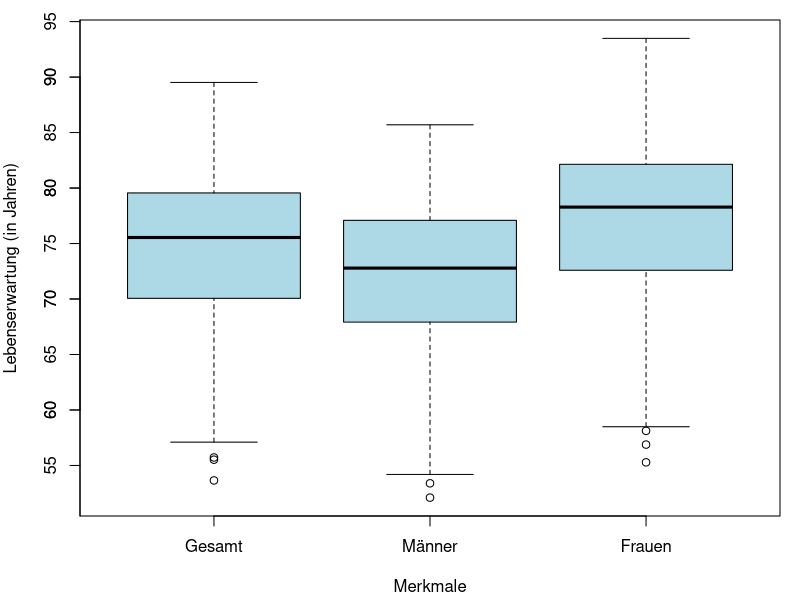
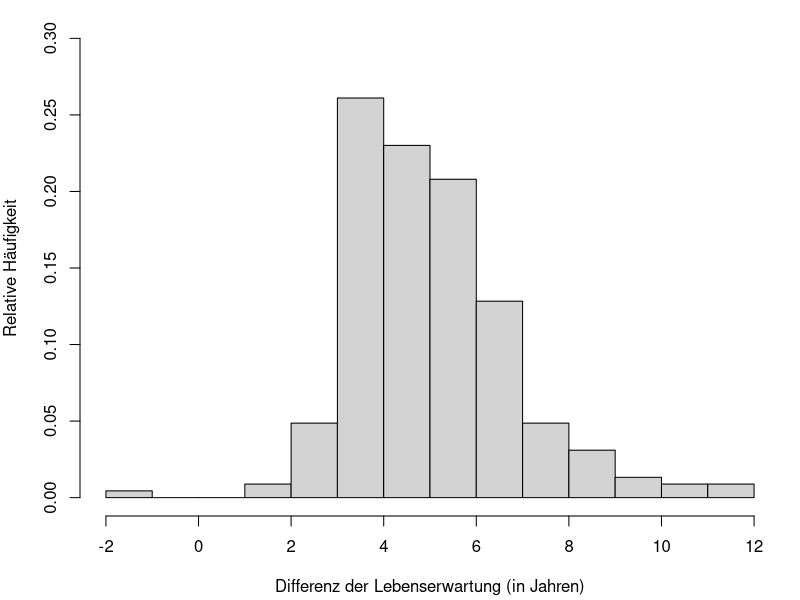
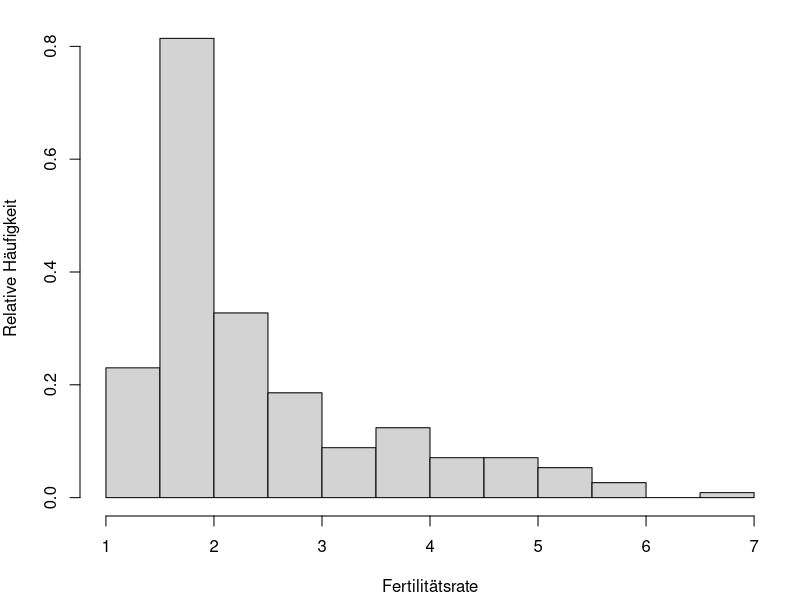
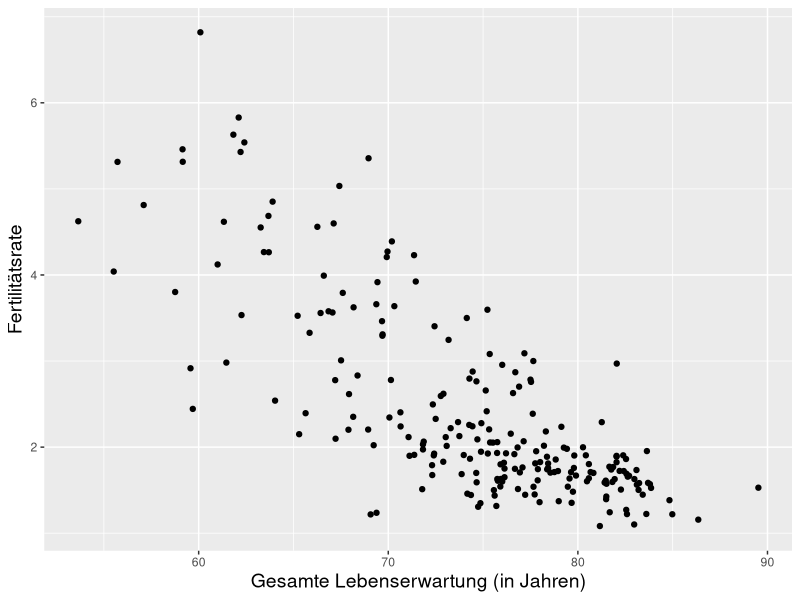
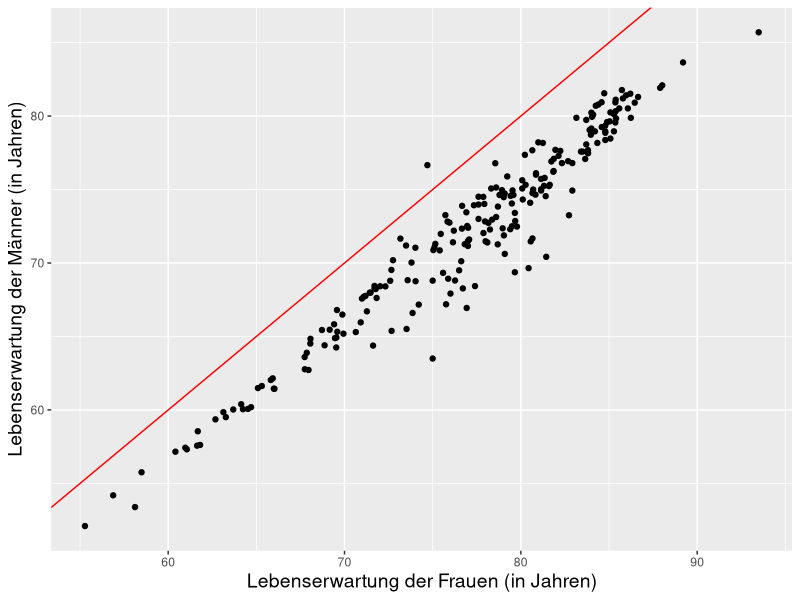
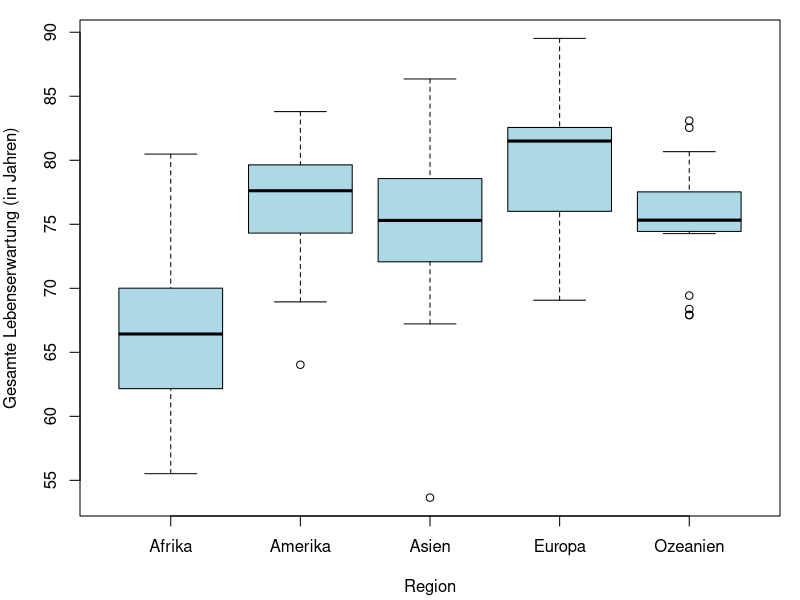
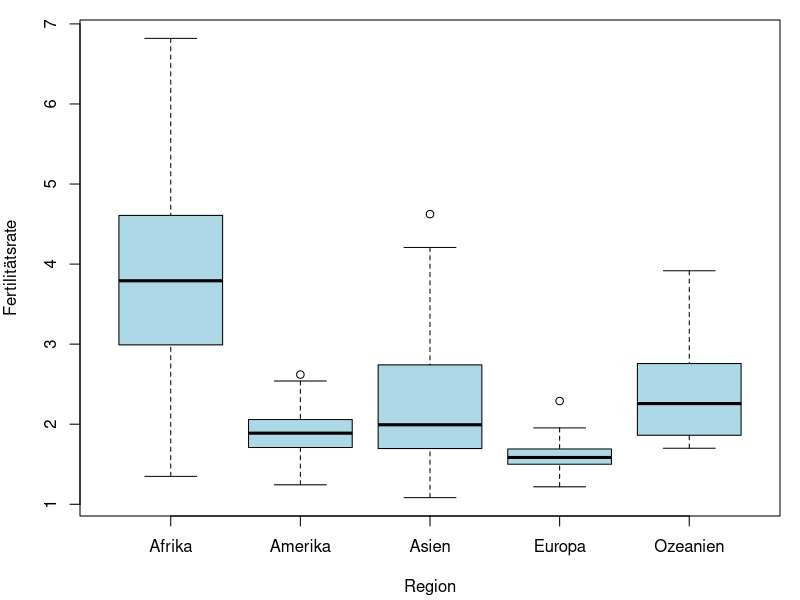
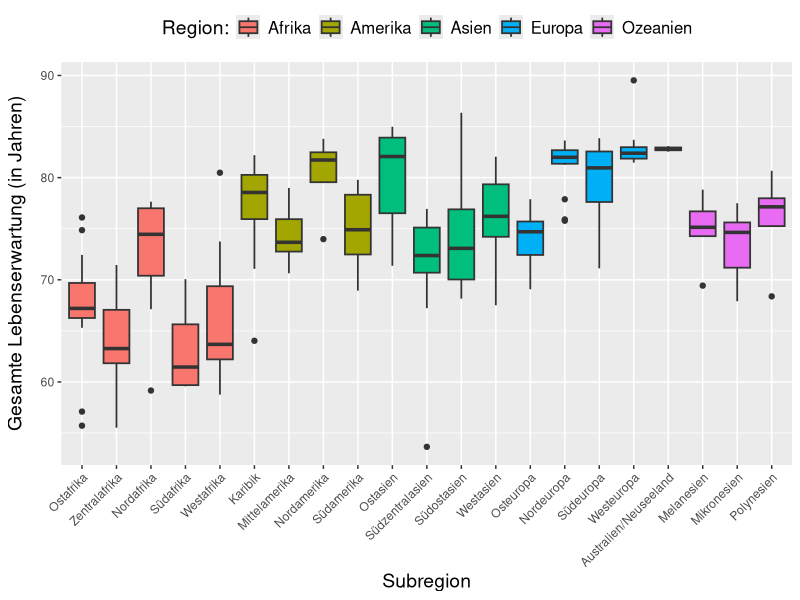

Write R code to recreate these figures, in order.
library(ggplot2)

data <- read.csv("census_2022_2002.csv")

# Überblick über die Daten
dim(data)
str(data)
summary(data)

# Entfernung von NA-Werten
data_noNA <- na.omit(data)

# Datensatz auf Jahr 2002 und 2022 teilen
data2002 <- subset(data_noNA, Year == 2002)
dim(data2002)

data2022 <- subset(data_noNA, Year == 2022)
dim(data2022)


#1 - Haeufigkeitsverteilungen der Merkmale + Unterschiede zwischen Geschlechter
attach(data2022)

num_stat <- function(data) {
  var_name <- c("Gesamte Lebenserwartung", "Lebenserwartung der Männer", 
                "Lebenserwartung der Frauen", "Fertilitätsrate")
  result <- matrix(NA, nrow = length(data), ncol = 9)
  colnames(result) <- c("Variable", "mean", "median", "25% Quantil", "75% Quantil", 
                        "IQR", "min", "max", "sd")
  for(i in 1:length(data)) {
    var_data <- data[[i]]
    
    q1 <- quantile(var_data, 0.25, type = 2)
    q3 <- quantile(var_data, 0.75, type = 2)
    
    result[i, 1] <- var_name[i]
    result[i, 2] <- round(mean(var_data), 2)
    result[i, 3] <- round(median(var_data), 2)
    result[i, 4] <- round(q1, 2)
    result[i, 5] <- round(q3, 2)
    result[i, 6] <- round(q3 - q1, 2)
    result[i, 7] <- round(min(var_data), 2)
    result[i, 8] <- round(max(var_data), 2)
    result[i, 9] <- round(sd(var_data),2)
  } 
  return(as.data.frame(result))
}
num_data <- 3:6
num_stat(data2022[,num_data])

#Korrelationskoeffizient nach Bravais-Pearson

berechne_pearson <- function(x, y) {
  
  # Überprüfen, ob die Vektoren die gleiche Länge haben
  if (length(x) != length(y)) {
    stop("Die Vektoren müssen die gleiche Länge haben.")
  }
  
  # Überprüfen, ob die Vektoren genügend Datenpunkte enthalten
  if (length(x) < 2) {
    stop("Die Vektoren müssen mindestens zwei Elemente enthalten.")
  }
  
  # Berechnung der Mittelwerte
  x_mean <- mean(x)
  y_mean <- mean(y)
  
  # Zähler und Nenner berechnen
  zaehler <- sum((x - x_mean) * (y - y_mean))
  nenner <- sqrt(sum((x - x_mean)^2) * sum((y - y_mean)^2))
  
  # Verhindern von Division durch Null
  if (nenner == 0) {
    stop("Achtung: Division durch Null.")
  }
  
  # Pearson-Korrelationskoeffizient berechnen
  r <- zaehler / nenner
  
  return(r)
}

#Lebenserwartung vs. Fertilitätsrate
round(berechne_pearson(Life_Expectancy_Overall, Total_Fertility_Rate), 3)
#-0.767

#Lebenserwartung Männer vs. Lebenserwartung Frauen
round(berechne_pearson(Life_Expectancy_Male, Life_Expectancy_Female), 3)
#0.969

##########################

# Boxplots der Lebenserwartung (+ Unterschiede zwischen den Geschlechtern)
par(mar = c(4.2, 4, 1, 1))
boxplot(Life_Expectancy_Overall,
        Life_Expectancy_Male,
        Life_Expectancy_Female,
        names = c("Gesamt", "Männer", "Frauen"),
        ylab = "Lebenserwartung (in Jahren)",
        xlab = "Merkmale", horizontal = FALSE, col = "lightblue")
axis(2, at = seq(0, 100, by = 5))


# Differenz der Lebenserwartung (Frauen - Männer)
Diff_Lebenserwartung <- Life_Expectancy_Female - Life_Expectancy_Male
hist(Diff_Lebenserwartung, xlab = "Differenz der Lebenserwartung (in Jahren)",
     ylab = "Relative Häufigkeit",probability = TRUE,
     ylim = c(0, 0.30), breaks = -2:12, main = "")

# Histogramm für Fertilitätsrate
hist(Total_Fertility_Rate, xlab = "Fertilitätsrate", 
     ylab = "Relative Häufigkeit", probability = TRUE, main = "")

# Verteilung der Region mit Tabelle

table(Region)

# Verteilung der Subregion
table(Subregion)

################

#2 - bivariate Zusammenhaenge zwischen den Merkmalen

# Subregionen nach Region
table(Subregion, Region)

# Zusammenhang zwischen gesamten Lebenserwartung und Fertilitätsrate
# Streudiagramm
ggplot(data2022, aes(x = Life_Expectancy_Overall, y = Total_Fertility_Rate)) +
  geom_point() +
  labs(x = "Gesamte Lebenserwartung (in Jahren)",
       y = "Fertilitätsrate") +
  theme(
    axis.title.x = element_text(size = 14),
    axis.title.y = element_text(size = 14)
  )

# Zusammenhang zwischen Lebenserwartung von Frauen und Männer
# Streudiagramm
ggplot(data2022, aes(x = Life_Expectancy_Female, y = Life_Expectancy_Male)) +
  geom_point() +
  geom_abline(intercept = 0, slope = 1, color = "red", linetype = "solid") +
  labs(x = "Lebenserwartung der Frauen (in Jahren)",
       y = "Lebenserwartung der Männer (in Jahren)") +
  theme(
    axis.title.x = element_text(size = 14),
    axis.title.y = element_text(size = 14) 
  )

# Boxplot der Lebenserwartung nach Region
region_name = c("Afrika", "Amerika", "Asien", "Europa", "Ozeanien")

boxplot(Life_Expectancy_Overall ~ Region,
        ylab = "Gesamte Lebenserwartung (in Jahren)",
        xlab = "Region", horizontal = FALSE,
        names = region_name, col = "lightblue")

# Boxplot der Fertilitätsrate nach Region
boxplot(Total_Fertility_Rate ~ Region, 
        ylab = "Fertilitätsrate",
        xlab = "Region", horizontal = FALSE,
        col = "lightblue", names = region_name)


#3 - Unterschiede der Merkmale zwischen den Subregionen

# Subregionen ins Deutsche übersetzen und Region hinzufügen
data2022$Subregion[data2022$Subregion == "Eastern Africa"] <- "Ostafrika"
data2022$Subregion[data2022$Subregion == "Middle Africa"] <- "Zentralafrika"
data2022$Subregion[data2022$Subregion == "Northern Africa"] <- "Nordafrika"
data2022$Subregion[data2022$Subregion == "Southern Africa"] <- "Südafrika"
data2022$Subregion[data2022$Subregion == "Western Africa"] <- "Westafrika"
data2022$Subregion[data2022$Subregion == "Caribbean"] <- "Karibik"
data2022$Subregion[data2022$Subregion == "Central America"] <- "Mittelamerika"
data2022$Subregion[data2022$Subregion == "Northern America"] <- "Nordamerika"
data2022$Subregion[data2022$Subregion == "South America"] <- "Südamerika"
data2022$Subregion[data2022$Subregion == "Eastern Asia"] <- "Ostasien"
data2022$Subregion[data2022$Subregion == "South-Central Asia"] <- "Südzentralasien"
data2022$Subregion[data2022$Subregion == "South-Eastern Asia"] <- "Südostasien"
data2022$Subregion[data2022$Subregion == "Western Asia"] <- "Westasien"
data2022$Subregion[data2022$Subregion == "Eastern Europe"] <- "Osteuropa"
data2022$Subregion[data2022$Subregion == "Northern Europe"] <- "Nordeuropa"
data2022$Subregion[data2022$Subregion == "Southern Europe"] <- "Südeuropa"
data2022$Subregion[data2022$Subregion == "Western Europe"] <- "Westeuropa"
data2022$Subregion[data2022$Subregion == "Australia/New Zealand"] <- "Australien/Neuseeland"
data2022$Subregion[data2022$Subregion == "Melanesia"] <- "Melanesien"
data2022$Subregion[data2022$Subregion == "Micronesia"] <- "Mikronesien"
data2022$Subregion[data2022$Subregion == "Polynesia"] <- "Polynesien"

# Region hinzufügen basierend auf den Subregionen
data2022$Region <- ifelse(data2022$Subregion %in% c("Ostafrika", "Zentralafrika", "Nordafrika", "Südafrika", "Westafrika"), "Afrika",
                          ifelse(data2022$Subregion %in% c("Karibik", "Mittelamerika", "Nordamerika", "Südamerika"), "Amerika",
                                 ifelse(data2022$Subregion %in% c("Ostasien", "Südzentralasien", "Südostasien", "Westasien"), "Asien",
                                        ifelse(data2022$Subregion %in% c("Osteuropa", "Nordeuropa", "Südeuropa", "Westeuropa"), "Europa",
                                               ifelse(data2022$Subregion %in% c("Australien/Neuseeland", "Melanesien", "Mikronesien", "Polynesien"), "Ozeanien", 
                                                      NA)))))

# Sortieren der Daten nach Region und Subregion in neuer Variable year2022
year2022 <- data2022[order(Region, Subregion), ]


#########################
#Boxplots

# Gesamte Lebenserwartung in den Subregionen (2022)
ggplot(year2022, aes(x = factor(Subregion, levels = unique(Subregion)), y = Life_Expectancy_Overall, fill = Region)) +
  geom_boxplot(coef = 1.5, size = 0.6) +
  labs(x = "Subregion",
       y = "Gesamte Lebenserwartung (in Jahren)",
       fill = "Region:") +  # Legende für die Regionen hinzufügen
  theme(
    plot.title = element_text(size = 16, face = "bold"),
    axis.title.x = element_text(size = 14), 
    axis.title.y = element_text(size = 14, margin = margin(r = 10)), 
    axis.text.x = element_text(angle = 45, hjust = 1), 
    legend.text = element_text(size = 12), 
    legend.title = element_text(size = 14),
    legend.position = "top",
    legend.direction = "horizontal")


# Fertilitätsrate in den Subregionen (2022)
ggplot(year2022, aes(x = factor(Subregion, levels = unique(Subregion)), y = Total_Fertility_Rate, fill = Region)) +
  geom_boxplot(coef = 1.5, size = 0.6) +
  labs(x = "Subregion",
       y = "Fertilitätsrate",
       fill = "Region:") +  # Legende für die Regionen hinzufügen
  theme(
    plot.title = element_text(size = 16, face = "bold"), 
    axis.title.x = element_text(size = 14), 
    axis.title.y = element_text(size = 14, margin = margin(r = 10)),  
    axis.text.x = element_text(angle = 45, hjust = 1), 
    legend.text = element_text(size = 12),  
    legend.title = element_text(size = 14),
    legend.position = "top",
    legend.direction = "horizontal")


#4 - Vergleich von Merkmalen in 2002 und 2022

detach(data2022)

par(mfrow = c(1, 2), cex.lab = 1.2)
# Gesamte Lebenserwartung in 2002 und 2022
boxplot(data2002$Life_Expectancy_Overall, data2022$Life_Expectancy_Overall,
        names = c("2002", "2022"),
        ylab = "Gesamte Lebenserwartung (in Jahren)", 
        xlab = "Jahr", col = "lightblue")

# Fertilitätsrate in 2002 und 2022
boxplot(data2002$Total_Fertility_Rate, data2022$Total_Fertility_Rate,
        names = c("2002", "2022"), ylab = "Fertilitätsrate", 
        xlab = "Jahr", col = "lightblue")

par(mfrow = c(1, 1))
# Scatterplot der Differenz der Lebenserwartung

# Differenz der Lebenserwartung (2022 - 2002) (Jahre)
data_2002 <- subset(data, Year == 2002)
data_2022 <- subset(data, Year == 2022)
lebenserwartung_differenz = na.omit(data_2022$Life_Expectancy_Overall - data_2002$Life_Expectancy_Overall)

par(mar = c(4.2, 4, 2, 1))
plot(
  data2002$Life_Expectancy_Overall, 
  lebenserwartung_differenz,
  xlab = "Lebenserwartung in 2002 (in Jahren)", 
  ylab = "Differenz der Lebenserwartung (in Jahren)", 
  main = "Veränderung der allgemeinen Lebenserwartung",
  pch = 1)

abline(h = 0, col = "red", lwd = 1, lty = 2) 

# Scatterplot der Differenz der Fertilitätsrate

# Differenz der Fertilitätsrate (2022 - 2002) (Jahre)
fertilitaetsrate_differenz = na.omit(data_2022$Total_Fertility_Rate - data_2002$Total_Fertility_Rate)

plot(
  data2002$Total_Fertility_Rate, 
  fertilitaetsrate_differenz,
  xlab = "Fertilitätsrate in 2002", 
  ylab = "Differenz der Fertilitätsrate", 
  main = "Veränderung der Fertilitätsrate",
  pch = 1)

abline(h = 0, col = "red", lwd = 1, lty = 2) 


